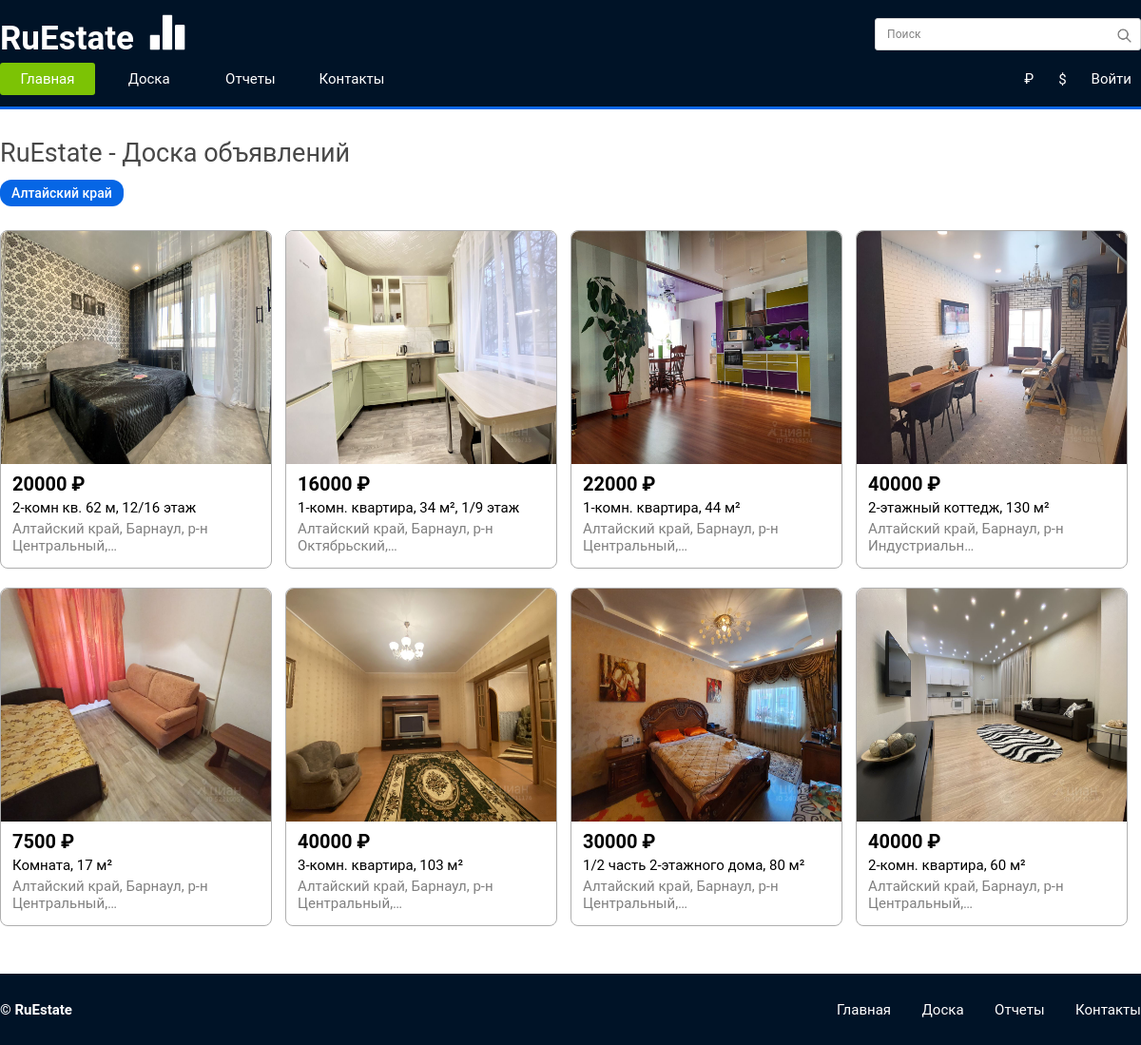
/dashboard/, run on the app's committed database.
### api/models.py (models this page shows, shortened)
class Estate(models.Model):
    creator = models.ForeignKey(User, on_delete=models.CASCADE, default=1, related_name='estates')
    date = models.DateTimeField('Created')
    phone = models.CharField(max_length=20)
    title = models.CharField(max_length=150)
    price = models.IntegerField()
    address = models.CharField(max_length=200)
    area = models.IntegerField(default=0)
    ceil = models.IntegerField()
    ceilings = models.IntegerField(default=5)
    description = models.TextField(max_length=1000)
    building_year = models.CharField(max_length=20, default='')
    type = models.CharField(max_length=50, default='')
    heating = models.CharField(max_length=50, default='')
    main_image = models.ImageField(upload_to = 'estate_images/', blank = True)
    class Meta:
        verbose_name = 'Объект'
        verbose_name_plural = 'Объекты'

### api/views.py (the view)
# urls.py: path('dashboard/', views.dashboard, name='dashboard'),
def dashboard(request):
    modal = check_modal(request)
    estate_list = Estate.objects.all()
    context={'form': SignupForm(), 'modal': modal, 'estate_list': estate_list}
    return render(request, 'api/dashboard.html', context)

### api/forms.py
class SignupForm(UserCreationForm):
    email = forms.EmailField(max_length=200, help_text='Required')
    class Meta:
        model = get_user_model()
        fields = ('email', 'password1', 'password2')

### api/views.py (called while the page is built)
def check_modal(request):
    modal = request.session.get('modal', 'none')
    try:
        del request.session['modal']
    except KeyError:
        pass
    return modal

### api/templates/api/dashboard.html (shortened to what this page needs)
{% load static %}
{% load divider %}
<!DOCTYPE html>
<html lang="en">
<head>
    <link rel="stylesheet" href="{% static 'api/style.css' %}">
</head>
<body>
  <div class="wrapper">
  <div class="content">
    <nav class="menu">
        <div class="menu__container">
          <div class="menu__upper">
            <div class="menu__logo">
              <span class="menu__label">RuEstate</span>
              <img src="../static/api/images/logo.png" alt="" class="head__logo_image">
            </div>
            <div class="menu__search">
              <input type="text" class="menu__field" placeholder="Поиск" />
              <button><img src='../static/api/images/search.png' alt="" /></button>
            </div>
          </div>
          <div class="menu__lower">
            <div class="menu__list">
              <a href="{% url 'index' %}">Главная</a>
              <a href="{% url 'dashboard' %}">Доска</a>
              <a href="{% url 'report' %}">Отчеты</a>
              <a href="{% url 'contact' %}">Контакты</a>
            </div>
            <div class="menu__action">
              <div class="menu__lang">
                <a href="{% url 'remain_currency' %}">₽</a>
              </div>
              <div class="menu__lang">
                <a href="{% url 'change_currency' %}">$</a>
              </div>
              <div class="menu__login">
                {% if not request.user.is_authenticated %}
                  <a href="#" id="login-button">Войти</a>
                {% else %}
                  <a href="#" id="account-button">{{ request.user.email }}</a>
                {% endif %}
              </div>
            </div>
          </div>
        </div>
      </nav>
    <div class="frame">
        <div class="title">RuEstate - Доска объявлений</div>
        <div class="card">Алтайский край</div>
        <div class="dashboard">
            {% for estate in estate_list %}
            <a href="{% url 'estate_object' pk=estate.pk %}">
            <div class="item">
               <img src="{{ estate.main_image.url }}" alt="" class="item__image">
               <div class="item__data">
                  {% if request.session.currency %}
                    <div class="item__price">{{ estate.price|divide:request.session.currency }} $</div>
                  {% else %}
                    <div class="item__price">{{ estate.price }} ₽</div>
                  {% endif %}
                  <div class="item__title">{{ estate.title }}</div>
                  <div class="item__address">{{ estate.address|truncatechars:42 }}</div>
                </div>
            </div>
            </a>
            {% endfor %}
        </div>
    </div>
  </div>
  <footer class="foot">
    <div class="foot__container">
      <div class="foot__content">
        <div class="foot__copyright">
          © RuEstate
        </div>
        <div class="foot__list">
          <a href="{% url 'index' %}">Главная</a>
          <a href="{% url 'dashboard' %}">Доска</a>
          <a href="{% url 'report' %}">Отчеты</a>
          <a href="{% url 'contact' %}">Контакты</a>
        </div>
      </div>
    </div>
  </footer>
  </div>
</body>
</html>

### api/static/api/style.css (style rules this page uses)
* { padding: 0; margin: 0; border: 0; }
*, *:before, *:after { -moz-box-sizing: border-box; -webkit-box-sizing: border-box; box-sizing: border-box; }
a { color: #fff; text-decoration: none; }
nav, footer, header, aside { display: block; }
button { cursor: pointer; }
body { font-size: 15px; font-family: 'Roboto'; }
.wrapper { display: flex; flex-direction: column; min-height: 100%; overflow: hidden; }
.menu { height: 115px; background-color: #001327; color: #fff; border-bottom: 3px solid #0666E5; }
.menu__container { max-width: 1200px; margin: 0 auto; }
.menu__upper { display: flex; justify-content: space-between; align-items: center; padding: 10px 0 0 0; }
.menu__lower { padding: 5px 0 0 0; display: flex; justify-content: space-between; }
.menu__label { font-size: 35px; font-weight: bold; }
.menu__logo img { transform: translate(10px, 3px); filter: invert(1); width: 42px; height: 42px; }
.menu__field { font-size: 12px; width: 280px; height: 34px; border-radius: 3px; border: 1px solid rgb(214, 214, 214); padding: 0 12px; }
.menu__field::placeholder { font-size: 12px; font-family: 'Roboto'; color: rgb(129, 129, 129); opacity: 1; letter-spacing: 0.1px; }
.menu__list { display: flex; justify-content: space-between; align-items: center; width: 420px; }
.menu__search { position: relative; }
.menu__search button { position: absolute; top: 0; right: 0; width: 36px; height: 36px; background-color: transparent; }
.menu__search img { transform: translateY(2px); filter: invert(0.5); width: 17px; height: 17px; }
.menu__action { display: flex; }
.menu__lang a, .menu__login a { display: flex; align-items: center; justify-content: center; padding: 8px 10px; transition: 0.15s ease-out; border-radius: 3px; margin: 0 0 0 6px; }
.menu__list a { display: flex; align-items: center; justify-content: center; width: 100px; padding: 8px 0; transition: 0.15s ease-out; border-radius: 3px; }
.menu__list a:first-child { background-color: #7CC305; }
.frame { max-width: 1200px; margin: 0 auto; padding: 30px 0; }
.title { font-size: 27px; font-weight: 400; color: rgb(72, 72, 72); }
.card { margin: 12px 0 0 0; display: inline-block; font-size: 14px; padding: 6px 12px; background-color: #0666E5; color: #fff; border-radius: 12px; font-weight: 500; }
.content { flex: 1 0 auto; }
.dashboard { display: flex; flex-wrap: wrap; margin: 25px 0 0 0; }
.item { display: inline-block; width: 286px; height: 356px; border: 1px solid rgb(175, 175, 175); border-radius: 8px; margin: 0 14px 20px 0; }
.item__data { padding: 5px 12px; }
.item__price { color: black; font-size: 20px; font-weight: bold; }
.item__title { color: black; margin: 4px 0 0 0; font-size: 15px; }
.item__address { margin: 4px 0 0 0; font-size: 14; color: grey; }
.item__image { width: 284px; height: 245px; border-radius: 8px 8px 0 0; }
.foot { width: 100%; height: 75px; background-color: #001327; color: #fff; }
.foot__container { max-width: 1200px; margin: 0 auto; }
.foot__content { height: 75px; display: flex; justify-content: space-between; align-items: center; }
.foot__copyright { font-weight: bold; }
.foot__list { display: flex; justify-content: space-between; width: 320px; }
.foot__list a { transition: 0.15s ease-out; }

### data on the page
Estate: main_image (picture), price "20000", title "2-комн кв. 62 м, 12/16 этаж", address "Алтайский край, Барнаул, р-н Центральный,…"
Estate: main_image (picture), price "16000", title "1-комн. квартира, 34 м², 1/9 этаж", address "Алтайский край, Барнаул, р-н Октябрьский,…"
Estate: main_image (picture), price "22000", title "1-комн. квартира, 44 м²", address "Алтайский край, Барнаул, р-н Центральный,…"
Estate: main_image (picture), price "40000", title "2-этажный коттедж, 130 м²", address "Алтайский край, Барнаул, р-н Индустриальн…"
Estate: main_image (picture), price "7500", title "Комната, 17 м²", address "Алтайский край, Барнаул, р-н Центральный,…"
Estate: main_image (picture), price "40000", title "3-комн. квартира, 103 м²", address "Алтайский край, Барнаул, р-н Центральный,…"
Estate: main_image (picture), price "30000", title "1/2 часть 2-этажного дома, 80 м²", address "Алтайский край, Барнаул, р-н Центральный,…"
Estate: main_image (picture), price "40000", title "2-комн. квартира, 60 м²", address "Алтайский край, Барнаул, р-н Центральный,…"
